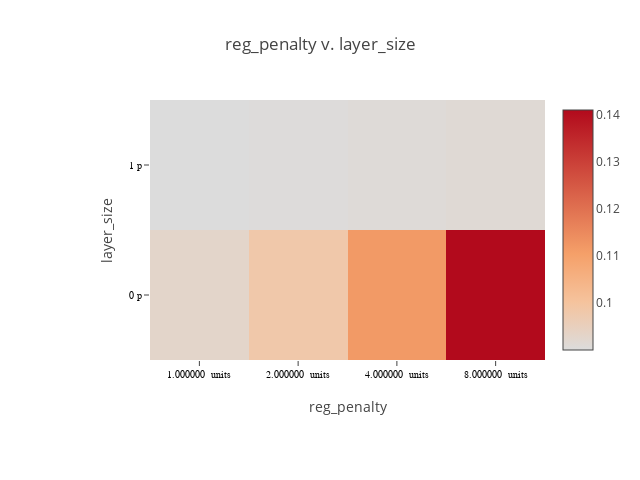

Source (notebook cell):
### Code cell
plot_matrix(lossframe, "reg_penalty", "layer_size", x_suffix=" units", y_suffix="p")

### Figure 1 — Plotly figure (JSON) as saved in the notebook; plotly's stock layout.template omitted (floating-point values rounded to 4 significant figures)
{"data": [{"colorscale": [[0, "rgb(0,0,255)", [1, "rgb(255,0,0)"]]], "type": "heatmap", "x": ["1.000000  units", "2.000000  units", "4.000000  units", "8.000000  units"], "y": ["0 p", "0 p", "0 p", "0 p", "1 p"], "z": [[0.2252, 11.04, 2276.0, 0.6634], [0.1038, 0.1449, 0.1861, 0.327], [0.09629, 0.1104, 0.1442, 0.2262], [0.09294, 0.09816, 0.1116, 0.141], [0.09005, 0.09039, 0.09082, 0.0913]]}], "layout": {"height": 480, "margin": {"b": 120, "l": 150, "r": 30, "t": 100}, "title": "reg_penalty v. layer_size", "width": 640, "xaxis": {"tickfont": {"color": "black", "family": "Arial, sans-serif", "size": 10}, "title": "reg_penalty"}, "yaxis": {"tickfont": {"color": "black", "family": "Arial, sans-serif", "size": 10}, "title": "layer_size"}}}
